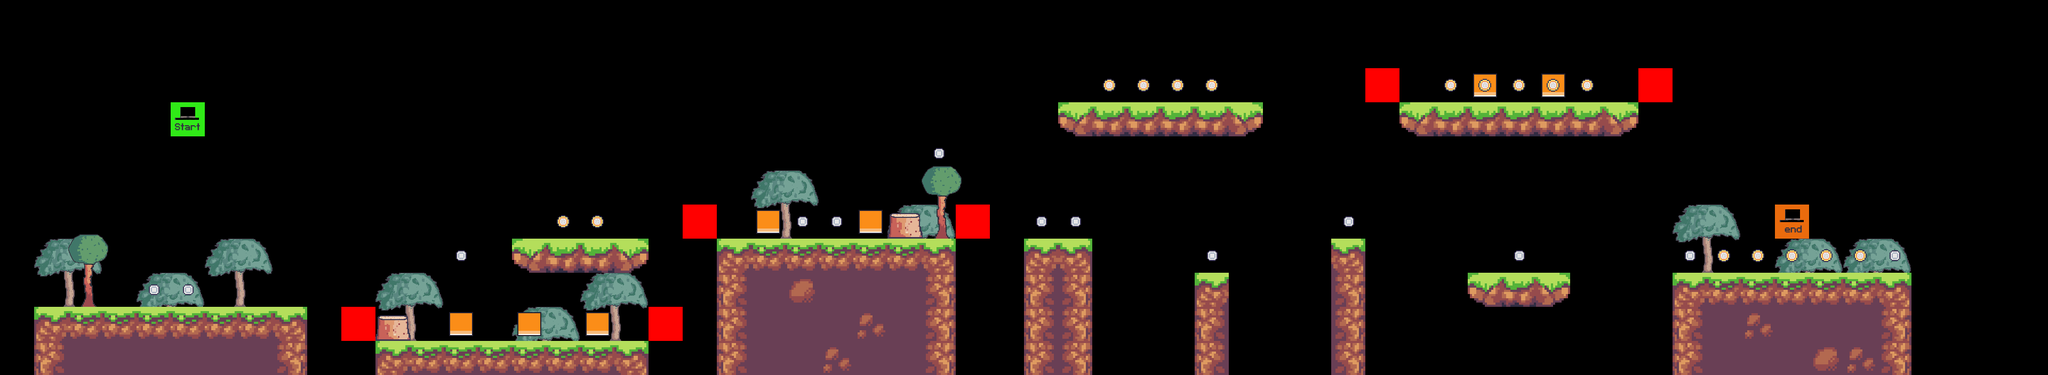

This game map was drawn from its Tiled (.tmx) file and the tilesets committed beside it. A one-line description and the trimmed map source follow:
An orthogonal 60x11 tile map with 64x64 px tiles, 8 tile layers (bg_trees, terrain, stumps, enemies, ...), 6 tilesets.

<map version="1.10" tiledversion="1.10.0" orientation="orthogonal" renderorder="right-down" width="60" height="11" tilewidth="64" tileheight="64" infinite="0" nextlayerid="9" nextobjectid="1">
 <editorsettings>
  <export target="../2/level_2.csv" format="csv" />
 </editorsettings>
 <tileset firstgid="1" source="../tilesets/terrain_tiles.tsx" />
 <tileset firstgid="576" source="../tilesets/stump.tsx" />
 <tileset firstgid="577" source="../tilesets/trees.tsx" />
 <tileset firstgid="580" source="../tilesets/coin_tiles.tsx" />
 <tileset firstgid="582" source="../tilesets/enemy_tiles.tsx" />
 <tileset firstgid="584" source="../tilesets/player_tiles.tsx" />
 <layer id="2" name="bg_trees" width="60" height="11">
  <data>[660 cells, 11 non-empty, 1 distinct tile ids]</data>
 </layer>
 <layer id="1" name="terrain" width="60" height="11">
  <data>[660 cells, 108 non-empty, 11 distinct tile ids]</data>
 </layer>
 <layer id="5" name="stumps" width="60" height="11">
  <data>[660 cells, 2 non-empty, 1 distinct tile ids]</data>
 </layer>
 <layer id="6" name="enemies" width="60" height="11">
  <data>[660 cells, 7 non-empty, 1 distinct tile ids]</data>
 </layer>
 <layer id="7" name="constraints" width="60" height="11">
  <data>[660 cells, 6 non-empty, 1 distinct tile ids]</data>
 </layer>
 <layer id="3" name="fg_trees" width="60" height="11">
  <data>[660 cells, 2 non-empty, 1 distinct tile ids]</data>
 </layer>
 <layer id="4" name="coins" width="60" height="11">
  <data>[660 cells, 29 non-empty, 2 distinct tile ids]</data>
 </layer>
 <layer id="8" name="player" width="60" height="11">
  <data>[660 cells, 2 non-empty, 2 distinct tile ids]</data>
 </layer>
</map>
